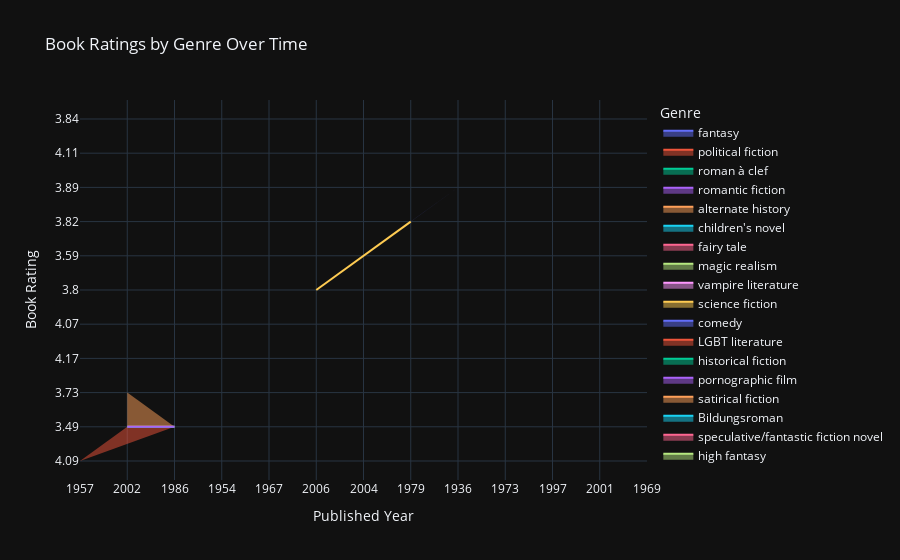

Notebook cell for this chart:
### Markdown cell above
Note: 

The visualization suggests there isn't a direct correlation between book ratings and review ratios across genres; high book ratings do not necessarily correspond to high review ratios and vice versa.

Certain genres stand out with higher review ratios, which may indicate higher reader engagement or more polarized opinions prompting readers to leave reviews.

### Code cell
#Stacked Bar Chart or Area Chart of Book Counts by Genre Over Time

fig = px.area(result_df, x="Published Year", y="Book Rating", color="Genre", title="Book Ratings by Genre Over Time", template='plotly_dark')
fig.show()

### Figure 1 — Plotly figure (JSON) as saved in the notebook; plotly's stock layout.template omitted (floating-point values rounded to 4 significant figures)
{"data": [{"fillpattern": {"shape": ""}, "hovertemplate": "Genre=fantasy<br>Published Year=%{x}<br>Book Rating=%{y}<extra></extra>", "legendgroup": "fantasy", "line": {"color": "#636efa"}, "marker": {"symbol": "circle"}, "mode": "lines", "name": "fantasy", "orientation": "v", "showlegend": true, "stackgroup": "1", "type": "scatter", "x": ["1957"], "xaxis": "x", "y": ["4.09"], "yaxis": "y"}, {"fillpattern": {"shape": ""}, "hovertemplate": "Genre=political fiction<br>Published Year=%{x}<br>Book Rating=%{y}<extra></extra>", "legendgroup": "political fiction", "line": {"color": "#EF553B"}, "marker": {"symbol": "circle"}, "mode": "lines", "name": "political fiction", "orientation": "v", "showlegend": true, "stackgroup": "1", "type": "scatter", "x": ["2002", "1986"], "xaxis": "x", "y": ["3.49", "3.49"], "yaxis": "y"}, {"fillpattern": {"shape": ""}, "hovertemplate": "Genre=roman à clef<br>Published Year=%{x}<br>Book Rating=%{y}<extra></extra>", "legendgroup": "roman à clef", "line": {"color": "#00cc96"}, "marker": {"symbol": "circle"}, "mode": "lines", "name": "roman à clef", "orientation": "v", "showlegend": true, "stackgroup": "1", "type": "scatter", "x": ["2002", "1986"], "xaxis": "x", "y": ["3.49", "3.49"], "yaxis": "y"}, {"fillpattern": {"shape": ""}, "hovertemplate": "Genre=romantic fiction<br>Published Year=%{x}<br>Book Rating=%{y}<extra></extra>", "legendgroup": "romantic fiction", "line": {"color": "#ab63fa"}, "marker": {"symbol": "circle"}, "mode": "lines", "name": "romantic fiction", "orientation": "v", "showlegend": true, "stackgroup": "1", "type": "scatter", "x": ["1986", "2002"], "xaxis": "x", "y": ["3.49", "3.49"], "yaxis": "y"}, {"fillpattern": {"shape": ""}, "hovertemplate": "Genre=alternate history<br>Published Year=%{x}<br>Book Rating=%{y}<extra></extra>", "legendgroup": "alternate history", "line": {"color": "#FFA15A"}, "marker": {"symbol": "circle"}, "mode": "lines", "name": "alternate history", "orientation": "v", "showlegend": true, "stackgroup": "1", "type": "scatter", "x": ["2002"], "xaxis": "x", "y": ["3.73"], "yaxis": "y"}, {"fillpattern": {"shape": ""}, "hovertemplate": "Genre=children's novel<br>Published Year=%{x}<br>Book Rating=%{y}<extra></extra>", "legendgroup": "children's novel", "line": {"color": "#19d3f3"}, "marker": {"symbol": "circle"}, "mode": "lines", "name": "children's novel", "orientation": "v", "showlegend": true, "stackgroup": "1", "type": "scatter", "x": ["1954"], "xaxis": "x", "y": ["4.17"], "yaxis": "y"}, {"fillpattern": {"shape": ""}, "hovertemplate": "Genre=fairy tale<br>Published Year=%{x}<br>Book Rating=%{y}<extra></extra>", "legendgroup": "fairy tale", "line": {"color": "#FF6692"}, "marker": {"symbol": "circle"}, "mode": "lines", "name": "fairy tale", "orientation": "v", "showlegend": true, "stackgroup": "1", "type": "scatter", "x": ["1954"], "xaxis": "x", "y": ["4.17"], "yaxis": "y"}, {"fillpattern": {"shape": ""}, "hovertemplate": "Genre=magic realism<br>Published Year=%{x}<br>Book Rating=%{y}<extra></extra>", "legendgroup": "magic realism", "line": {"color": "#B6E880"}, "marker": {"symbol": "circle"}, "mode": "lines", "name": "magic realism", "orientation": "v", "showlegend": true, "stackgroup": "1", "type": "scatter", "x": ["1967"], "xaxis": "x", "y": ["4.07"], "yaxis": "y"}, {"fillpattern": {"shape": ""}, "hovertemplate": "Genre=vampire literature<br>Published Year=%{x}<br>Book Rating=%{y}<extra></extra>", "legendgroup": "vampire literature", "line": {"color": "#FF97FF"}, "marker": {"symbol": "circle"}, "mode": "lines", "name": "vampire literature", "orientation": "v", "showlegend": true, "stackgroup": "1", "type": "scatter", "x": ["2006"], "xaxis": "x", "y": ["3.8"], "yaxis": "y"}, {"fillpattern": {"shape": ""}, "hovertemplate": "Genre=science fiction<br>Published Year=%{x}<br>Book Rating=%{y}<extra></extra>", "legendgroup": "science fiction", "line": {"color": "#FECB52"}, "marker": {"symbol": "circle"}, "mode": "lines", "name": "science fiction", "orientation": "v", "showlegend": true, "stackgroup": "1", "type": "scatter", "x": ["2006", "2004", "1979"], "xaxis": "x", "y": ["3.8", "3.59", "3.82"], "yaxis": "y"}, {"fillpattern": {"shape": ""}, "hovertemplate": "Genre=comedy<br>Published Year=%{x}<br>Book Rating=%{y}<extra></extra>", "legendgroup": "comedy", "line": {"color": "#636efa"}, "marker": {"symbol": "circle"}, "mode": "lines", "name": "comedy", "orientation": "v", "showlegend": true, "stackgroup": "1", "type": "scatter", "x": ["1936"], "xaxis": "x", "y": ["3.89"], "yaxis": "y"}, {"fillpattern": {"shape": ""}, "hovertemplate": "Genre=LGBT literature<br>Published Year=%{x}<br>Book Rating=%{y}<extra></extra>", "legendgroup": "LGBT literature", "line": {"color": "#EF553B"}, "marker": {"symbol": "circle"}, "mode": "lines", "name": "LGBT literature", "orientation": "v", "showlegend": true, "stackgroup": "1", "type": "scatter", "x": ["1973"], "xaxis": "x", "y": ["4.07"], "yaxis": "y"}, {"fillpattern": {"shape": ""}, "hovertemplate": "Genre=historical fiction<br>Published Year=%{x}<br>Book Rating=%{y}<extra></extra>", "legendgroup": "historical fiction", "line": {"color": "#00cc96"}, "marker": {"symbol": "circle"}, "mode": "lines", "name": "historical fiction", "orientation": "v", "showlegend": true, "stackgroup": "1", "type": "scatter", "x": ["1973"], "xaxis": "x", "y": ["4.07"], "yaxis": "y"}, {"fillpattern": {"shape": ""}, "hovertemplate": "Genre=pornographic film<br>Published Year=%{x}<br>Book Rating=%{y}<extra></extra>", "legendgroup": "pornographic film", "line": {"color": "#ab63fa"}, "marker": {"symbol": "circle"}, "mode": "lines", "name": "pornographic film", "orientation": "v", "showlegend": true, "stackgroup": "1", "type": "scatter", "x": ["1997"], "xaxis": "x", "y": ["4.11"], "yaxis": "y"}, {"fillpattern": {"shape": ""}, "hovertemplate": "Genre=satirical fiction<br>Published Year=%{x}<br>Book Rating=%{y}<extra></extra>", "legendgroup": "satirical fiction", "line": {"color": "#FFA15A"}, "marker": {"symbol": "circle"}, "mode": "lines", "name": "satirical fiction", "orientation": "v", "showlegend": true, "stackgroup": "1", "type": "scatter", "x": ["2001"], "xaxis": "x", "y": ["3.84"], "yaxis": "y"}, {"fillpattern": {"shape": ""}, "hovertemplate": "Genre=Bildungsroman<br>Published Year=%{x}<br>Book Rating=%{y}<extra></extra>", "legendgroup": "Bildungsroman", "line": {"color": "#19d3f3"}, "marker": {"symbol": "circle"}, "mode": "lines", "name": "Bildungsroman", "orientation": "v", "showlegend": true, "stackgroup": "1", "type": "scatter", "x": ["1969"], "xaxis": "x", "y": ["3.8"], "yaxis": "y"}, {"fillpattern": {"shape": ""}, "hovertemplate": "Genre=speculative/fantastic fiction novel<br>Published Year=%{x}<br>Book Rating=%{y}<extra></extra>", "legendgroup": "speculative/fantastic fiction novel", "line": {"color": "#FF6692"}, "marker": {"symbol": "circle"}, "mode": "lines", "name": "speculative/fantastic fiction novel", "orientation": "v", "showlegend": true, "stackgroup": "1", "type": "scatter", "x": ["1997"], "xaxis": "x", "y": ["4.09"], "yaxis": "y"}, {"fillpattern": {"shape": ""}, "hovertemplate": "Genre=high fantasy<br>Published Year=%{x}<br>Book Rating=%{y}<extra></extra>", "legendgroup": "high fantasy", "line": {"color": "#B6E880"}, "marker": {"symbol": "circle"}, "mode": "lines", "name": "high fantasy", "orientation": "v", "showlegend": true, "stackgroup": "1", "type": "scatter", "x": ["1997"], "xaxis": "x", "y": ["4.09"], "yaxis": "y"}], "layout": {"legend": {"title": {"text": "Genre"}, "tracegroupgap": 0}, "title": {"text": "Book Ratings by Genre Over Time"}, "xaxis": {"anchor": "y", "domain": [0, 1], "title": {"text": "Published Year"}}, "yaxis": {"anchor": "x", "domain": [0, 1], "title": {"text": "Book Rating"}}}}
